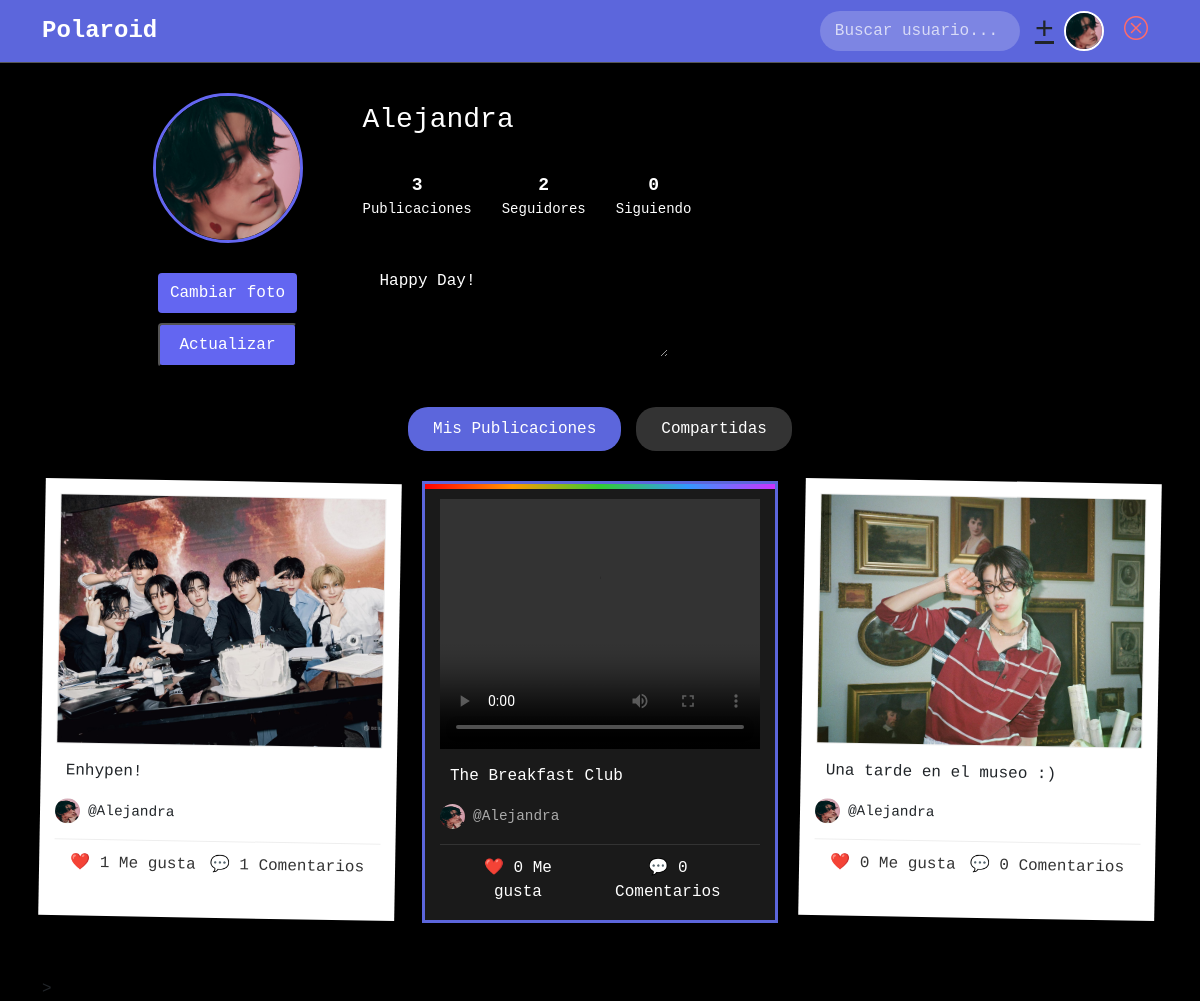
The page /profile/Alejandra (signed in) on the database its author committed.
### app.py (models this page shows, shortened)
class User(UserMixin, db.Model):
    id = db.Column(db.Integer, primary_key=True)
    email = db.Column(db.String(80), unique=True, nullable=False)
    username = db.Column(db.String(80), unique=True, nullable=False)
    password = db.Column(db.String(100), nullable=False)
    bio = db.Column(db.Text, default="")
    avatar = db.Column(db.String(255), default='default.jpg')
    followed = db.relationship(
        'User', secondary=followers,
        primaryjoin=(followers.c.follower_id ==id),
        secondaryjoin=(followers.c.followed_id == id),
        backref=db.backref('followers', lazy='dynamic'),
        lazy='dynamic'
    )
    posts = db.relationship('Post', backref='author', lazy=True)

class Post(db.Model):
    id = db.Column(db.Integer, primary_key=True)
    file_path = db.Column(db.String(255))
    post_type = db.Column(db.String(10))
    description = db.Column(db.Text)
    user_id = db.Column(db.Integer, db.ForeignKey('user.id'))
    created_at = db.Column(db.DateTime, default=datetime.utcnow, nullable=False)
    likes = db.relationship('User', secondary=post_likes, backref='liked_posts', lazy='dynamic')
    comments = db.relationship('Comment', backref='post', cascade='all, delete-orphan', lazy='dynamic')

### app.py (the view)
@app.route('/profile/<username>')
@login_required
def profile(username):
    user = User.query.filter_by(username=username).first_or_404()
    user_posts = Post.query.filter_by(user_id=user.id)\
                          .order_by(Post.created_at.desc())\
                          .all()
    return render_template('profile.html',
                         user=user,
                         user_posts=user_posts)

### app.py (called while the page is built)
@loginm.user_loader
def load_user(user_id):
    return User.query.get(int(user_id))

### templates/profile.html (shortened to what this page needs)
{% extends 'base.html' %}
{% block content %}
<div class="profile-container">
<div class="profile-header">
  <div class="avatar-section">
    <img src="{{ url_for('static', filename='avatars/' + user.avatar) if user.avatar else url_for('static', filename='avatars/default.jpg') }}"
         alt="Avatar de {{ user.username }}"
         class="profile-avatar">
  <div class="profile-buttons">
    {% if current_user.username == user.username %}
        <form method="POST" action="{{ url_for('edit_avatar') }}" enctype="multipart/form-data" class="avatar-form" onsubmit="return prepareFormBeforeSubmit()">
            <label for="avatar-upload" class="upload-label">Cambiar foto</label>
            <textarea name="bio" id="bioInput" class="bio-edit" rows="3" placeholder="Escribe tu biografía aquí...">{{ user.bio }}</textarea>
            <button type="submit" class="upload-label">Actualizar</button>
        </form>
    {% endif %}
  </div>
</div>
  <div class="profile-main">
    <div class="profile-top">
      <h1 class="profile-username">{{ user.username }}</h1>
    </div>
   <div class="stats-container">
   <div class="stat-item">
    <span class="stat-number">{{ user.posts|length }}</span>
    <span class="stat-label">Publicaciones</span>
   </div>
   <div class="stat-item">
    <span class="stat-number">{{ user.followers.count() }}</span>
    <span class="stat-label">Seguidores</span>
   </div>
   <div class="stat-item">
    <span class="stat-number">{{ user.followed.count() }}</span>
    <span class="stat-label">Siguiendo</span>
   </div>
 </div>
  </div>
</div>
</div>
<div class="profile-tabs">
  <div class="profile-tab active" data-target="user-posts">Mis Publicaciones</div>
  <div class="profile-tab" data-target="friends-posts">Compartidas</div>
</div>
<div id="user-posts" class="content-section" style="display: block;">
  <div class="row">
    {% for post in user_posts %}
      <div class="col-md-6 col-lg-4 mb-4">
        {% if post.post_type == 'image' %}
          <div class="polaroid-card">
            <img src="{{ url_for('static', filename='uploads/' ~ post.file_path) }}"
                 class="polaroid-img"
                 alt="{{ post.description }}">
            <p class="post-caption">{{ post.description }}</p>
            <div class="post-author">
              <img src="{{ url_for('static', filename='avatars/' ~ post.author.avatar) if post.author.avatar else url_for('static', filename='avatars/default.jpg') }}">
              <span>@{{ post.author.username }}</span>
            </div>
            <div class="post-interactions">
              <button class="like-btn {% if current_user in post.likes %}liked{% endif %}"
                      data-post-id="{{ post.id }}">
                ❤️ {{ post.likes.count()}} Me gusta
              </button>
              <button class="comment-btn" data-post-id="{{ post.id }}">
                💬 {{ post.comments.count() }} Comentarios
              </button>
            </div>
          </div>
        {% else %}
          <div class="vhs-card">
            <div class="vhs-player">
              <video controls>
                <source src="{{ url_for('static', filename='uploads/' ~ post.file_path) }}">
              </video>
            </div>
            <p class="post-caption" style="color: #fff;">{{ post.description }}</p>
            <div class="post-author" style="color: #aaa;">
              <img src="{{ url_for('static', filename='avatars/' ~ post.author.avatar) if post.author.avatar else url_for('static', filename='avatars/default.jpg') }}">
              <span>@{{ post.author.username }}</span>
            </div>
            <div class="post-interactions">
              <button class="like-btn {% if current_user in post.likes %}liked{% endif %}"
                      data-post-id="{{ post.id }}">
                ❤️ {{ post.likes.count()}} Me gusta
              </button>
              <button class="comment-btn" data-post-id="{{ post.id }}">
                💬 {{ post.comments.count()}} Comentarios
              </button>
            </div>
          </div>
        {% endif %}
      </div>
    {% endfor %}
  </div>
</div>
>
{% endblock %}

### templates/base.html (shortened to what this page needs)
<!DOCTYPE html>
<html lang="es">
<head>
  <link href="https://cdn.jsdelivr.net/npm/bootstrap@5.3.0/dist/css/bootstrap.min.css" rel="stylesheet">
  <link rel="stylesheet" href="https://cdn.jsdelivr.net/npm/bootstrap-icons@1.10.0/font/bootstrap-icons.css">
</head>
<body>
  <nav class="navbar navbar-expand-lg navbar-dark shadow-sm">
    <div class="container">
      <a class="navbar-brand" href="{{ url_for('index') }}">Polaroid</a>
      <div class="collapse navbar-collapse" id="navbarNav">
        <div class="d-flex ms-auto align-items-center">
          {% if current_user.is_authenticated %}
            <div class="search-container">
              <input type="text" id="searchUser" placeholder="Buscar usuario..." autocomplete="off">
            </div>
            <div class="dropdown" style="display: inline-block;">
              <button class="btn btn-link text-dark p-0"
              data-bs-toggle="dropdown"
              style="font-size: 2rem; line-height: 1; background: none; border: none;">
            +
             </button>
          </div>
            <a href="{{ url_for('profile', username=current_user.username) }}">
              <img src="{{ url_for('static', filename='avatars/' + current_user.avatar) if current_user.avatar else url_for('static', filename='avatars/default.jpg') }}"
                   class="avatar-img"
                   alt="Avatar">
            </a>
            <a class="btn-logout" href="{{ url_for('logout') }}" title="Cerrar sesión">
              <i class="bi bi-x-circle"></i>
            </a>
          {% else %}
            <a class="btn btn-outline-light me-2" href="{{ url_for('login') }}">Iniciar sesión</a>
            <a class="btn btn-primary" href="{{ url_for('register') }}">Registrarse</a>
          {% endif %}
        </div>
      </div>
    </div>
  </nav>
  <div class="container mt-4">
    {% block content %}{% endblock %}
  </div>
</body>
</html>

### templates/base.html (style rules this page uses)
body { background-color: #000000; font-family: 'Courier New', monospace; }
.navbar { background-color: #5c66dc !important; border-bottom: 1px solid #555; }
.navbar-brand { font-weight: bold; font-size: 1.5rem; font-family: 'Courier New', monospace; color: white !important; }
.btn-logout { background: transparent; border: none; color: #ff6b6b; font-size: 1.5rem; padding: 0 10px; }
.avatar-img { width: 40px; height: 40px; border-radius: 50%; object-fit: cover; margin: 0 10px; border: 2px solid white; }
.search-container { position: relative; margin-right: 15px; }
#searchUser { padding: 8px 15px; border-radius: 20px; border: none; width: 200px; background-color: rgba(255, 255, 255, 0.2); color: white; transition: all 0.3s ease; }
#searchUser::placeholder { color: rgba(255, 255, 255, 0.7); }

### templates/profile.html (style rules this page uses)
.profile-container { max-width: 935px; margin: 30px auto; padding: 0 20px; width: 100%; }
.profile-header { display: flex; gap: 60px; align-items: flex-start; width: 100%; justify-content: center; margin-bottom: 40px; }
.avatar-section { position: relative; display: flex; flex-direction: column; align-items: center; gap: 20px; flex-shrink: 0; }
.profile-main { flex: 1; display: flex; flex-direction: column; gap: 25px; }
.profile-top { display: flex; align-items: center; gap: 30px; margin-top: 10px; }
.stats-container { display: flex; gap: 30px; }
.bio-edit { position: absolute; top: 60%; left: calc(200px + 10%); width: 200%; max-width: 500px; min-height: 100px; background: #000; color: white; font-family: 'Courier New', monospace; padding: 12px; resize: vertical; border: none; border-radius: 4px; box-shadow: 0 2px 10px rgba(0, 0, 0, 0.3); }
.profile-avatar { width: 150px; height: 150px; border-radius: 50%; object-fit: cover; border: 3px solid #6366f1; }
.profile-username { font-family: 'Courier New', monospace; color: white; font-size: 28px; margin-bottom: 10px; }
.profile-buttons { display: flex; gap: 10px; margin-top: 10px; }
.stat-item { font-family: 'Courier New', monospace; display: flex; flex-direction: column; align-items: center; color: white; }
.stat-number { color: white; font-weight: bold; font-size: 18px; }
.stat-label { font-size: 14px; }
.avatar-form { display: flex; flex-direction: column; gap: 10px; width: 100%; max-width: 200px; }
.upload-label { background: #6366f1; font-family: 'Courier New', monospace; color: white; padding: 8px 12px; border-radius: 4px; cursor: pointer; text-align: center; transition: background 0.3s; }
.profile-tabs { display: flex; justify-content: center; margin-bottom: 30px; gap: 15px; }
.profile-tab { padding: 10px 25px; background: #333; color: white; border-radius: 20px; cursor: pointer; font-family: 'Courier New', monospace; transition: all 0.3s ease; }
.profile-tab.active { background: #5c66dc; }
.polaroid-card { background: white; padding: 15px 15px 40px; box-shadow: 0 4px 8px rgba(0,0,0,0.2); margin-bottom: 30px; transform: rotate(1deg); transition: all 0.3s ease; position: relative; }
.polaroid-img { width: 100%; height: 250px; object-fit: cover; border: 1px solid #eee; }
.vhs-card { background: #1a1a1a; padding: 15px; border: 3px solid #5c66dc; margin-bottom: 30px; position: relative; }
.vhs-card:before { content: ""; position: absolute; top: 0; left: 0; right: 0; height: 5px; background: linear-gradient(90deg, #ff0000, #ff9900, #33cc33, #3399ff, #cc33ff); }
.vhs-player { width: 100%; height: 250px; }
.vhs-player video { width: 100%; height: 100%; object-fit: cover; }
.post-caption { margin-top: 15px; font-family: 'Courier New', monospace; padding: 0 10px; }
.post-author { display: flex; align-items: center; margin-top: 10px; font-size: 0.9rem; }
.post-author img { width: 25px; height: 25px; border-radius: 50%; margin-right: 8px; }
.content-section { display: none; }
.post-interactions { display: flex; justify-content: space-between; margin-top: 15px; padding: 0 10px; border-top: 1px solid #eee; padding-top: 10px; }
.vhs-card .post-interactions { border-top: 1px solid #333; }
.like-btn, .comment-btn { background: none; border: none; cursor: pointer; font-family: 'Courier New', monospace; display: flex; align-items: center; gap: 5px; }
.like-btn { color: #333; }
.vhs-card .like-btn { color: #fff; }
.comment-btn { color: #333; }
.vhs-card .comment-btn { color: #fff; }

### rows shown on the page
User: avatar (picture), bio "Happy Day!", username "Alejandra"
Post: file_path (picture), description "Enhypen!", avatar (picture), author.username "Alejandra", likes.count "1", comments.count "1"
Post: description "The Breakfast Club", avatar (picture), author.username "Alejandra", likes.count "0", comments.count "0"
Post: file_path (picture), description "Una tarde en el museo :)", avatar (picture), author.username "Alejandra", likes.count "0", comments.count "0"

### other values the page prints
{{ user.posts|length }} "3"
{{ user.followers.count() }} "2"
{{ user.followed.count() }} "0"
